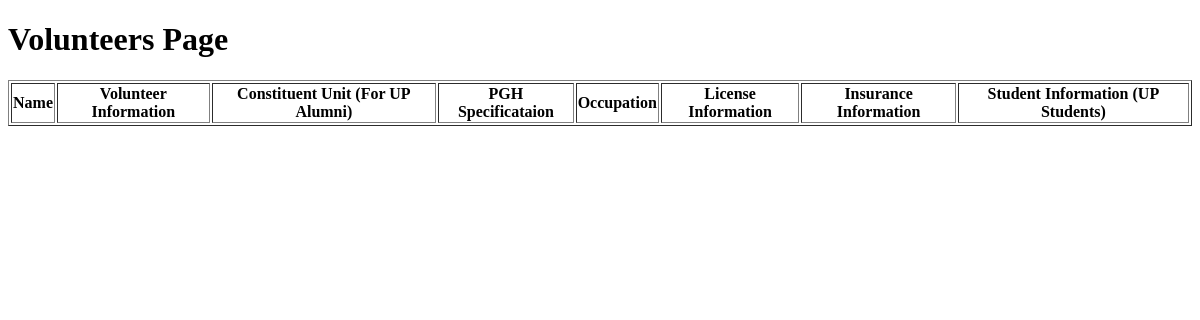
Before: /volunteer/list with the older database file.
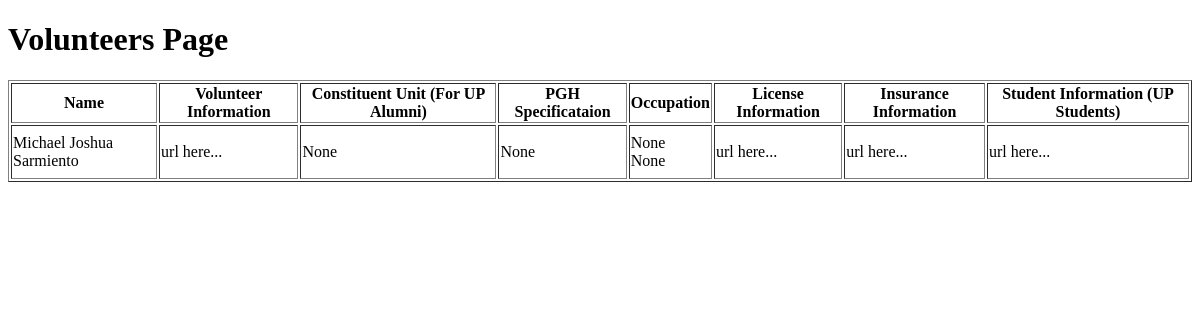
After: the same page with the newer database file.
### volunteer_forms/models.py (models this page shows)
class Volunteer(models.Model):
    first_name = models.CharField(max_length=50)
    middle_name = models.CharField(max_length=50)
    last_name = models.CharField(max_length=50)
    address = models.CharField(max_length=50)
    mobile = models.CharField(max_length=13)
    telephone = models.CharField(max_length=10)
    email = models.CharField(max_length=50)
    birthdate = models.DateField(max_length=50)
    age = models.CharField(max_length=50)
    civilStatusChoices = [
        ('S', 'Single'),
        ('M', 'Married')
    ]
    sexChoices = [
        ('M', 'Male'),
        ('F', 'Female'),
        ('O', 'Other/Will not disclose')
    ]
    civilStatus = models.CharField(max_length=1, choices=civilStatusChoices)
    sex = models.CharField(max_length=1, choices=sexChoices)
    bloodType = models.CharField(max_length=3)
    religion = models.CharField(max_length=50)
    healthConditions = models.CharField(max_length=50)
    skillsHobbies = models.CharField(max_length=50)
    foodRestrictions = models.CharField(max_length=50)
    constituentUnit = models.CharField(max_length=50, blank=True, null=True)
    specification = models.CharField(max_length=50, blank=True, null=True)
    occuChoices = [
        ('Physician', 'Physician'),
        ('Nurse', 'Nurse'),
        ('Pharmacist', 'Pharmacist'),
        ('Dentist', 'Dentist'),
        ('ENT', 'ENT'),
        ('Teacher', 'Teacher'),
        ('Other', 'Other')
    ]
    occupation = models.CharField(max_length=50, choices=occuChoices, blank=True, null=True)
    otherOccu = models.CharField(max_length=50, blank=True, null=True)
    beneficiaries = models.CharField(max_length=50)
    relation = models.CharField(max_length=50)
    contact = models.CharField(max_length=50)
    prcLicense = models.CharField(max_length=7, blank=True, null=True)
    dept = models.CharField(max_length=50, blank=True, null=True)
    company = models.CharField(max_length=50, blank=True, null=True)
    officeAdd = models.CharField(max_length=50, blank=True, null=True)
    telephone = models.CharField(max_length=10, blank=True, null=True)
    email = models.CharField(max_length=50, blank=True, null=True)
    workSched = models.CharField(max_length=50, blank=True, null=True)
    yrChoices = [
    ('1', '1st Year'),
    ('2', '2nd Year'),
    ('3', '3rd Year'),
    ('4', '4th Year'),
    ('5', '5th Year')
    ]
    idNum = models.CharField(max_length=50, blank=True, null=True)
    course = models.CharField(max_length=50, blank=True, null=True)
    college = models.CharField(max_length=50, blank=True, null=True)
    yearLvl = models.CharField(max_length=1, choices=yrChoices, blank=True, null=True)
    def __str__(self):
        return f"{self.first_name} {self.last_name}"

### volunteer_forms/views.py (the view)
# urls.py: path("list", views.printVolunteers, name="list"),
def printVolunteers(request):
    volunteers = Volunteer.objects.all()
    print(volunteers)
    return render(request, "volunteers_pg.html", {"volunteers" : volunteers})

### volunteer_forms/templates/volunteers_pg.html
{% extends 'baseVolunteer.html' %}
{% block body %}
<h1>Volunteers Page</h1>
<table border="1px">
    <thead>
        <th>Name</th>
        <th>Volunteer Information</th>
        <th>Constituent Unit (For UP Alumni)</th>
        <th>PGH Specificataion</th>
        <th>Occupation</th>
        <th>License Information</th>
        <th>Insurance Information</th>
        <th>Student Information (UP Students)</th>
    </thead>
    <tbody>
        {% for volunteer in volunteers %}
        <tr>
            <td>{{ volunteer.first_name }} {{ volunteer.last_name }}</td>
            <td><p>url here...</p></td>
            <td>{{ volunteer.constituentUnit }}</td>
            <td>{{ volunteer.specification }}</td>
            <td>{{ volunteer.occupation }}<br>{{ volunteer.otherOccu }}</td>
            <td><p>url here...</p></td>
            <td><p>url here...</p></td>
            <td><p>url here...</p></td>
        </tr>
        {% endfor %}
    </tbody>
</table>
{% endblock %}

### volunteer_forms/templates/baseVolunteer.html (shortened to what this page needs)
<!DOCTYPE html>
<html lang="en">
<head>
</head>
<body>
    {% block body %}
    {% endblock %}
</body>
</html>

Changed rows visible on the page:
added Volunteer: first_name "Michael Joshua", last_name "Sarmiento", constituentUnit "None", specification "None", occupation "None", otherOccu "None"
